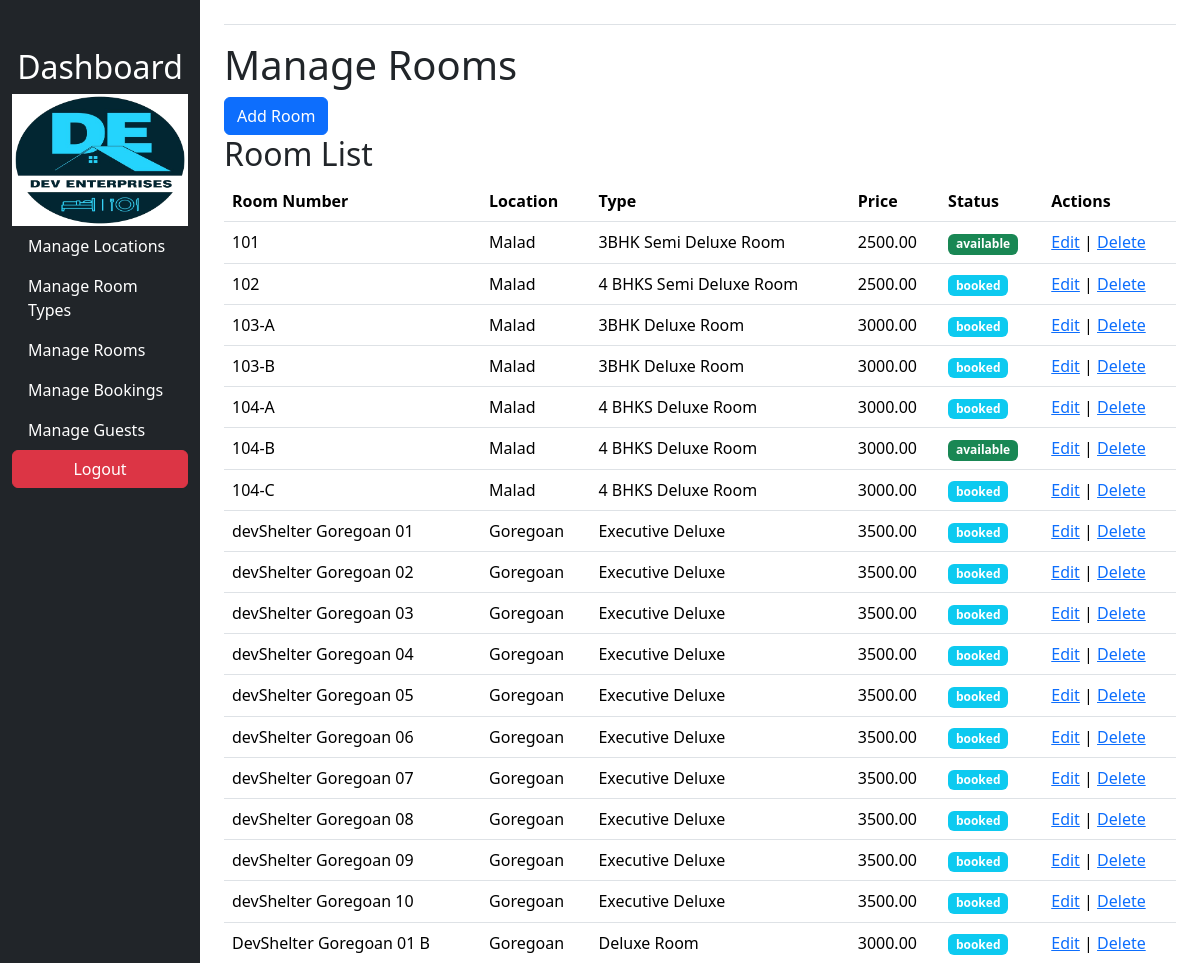
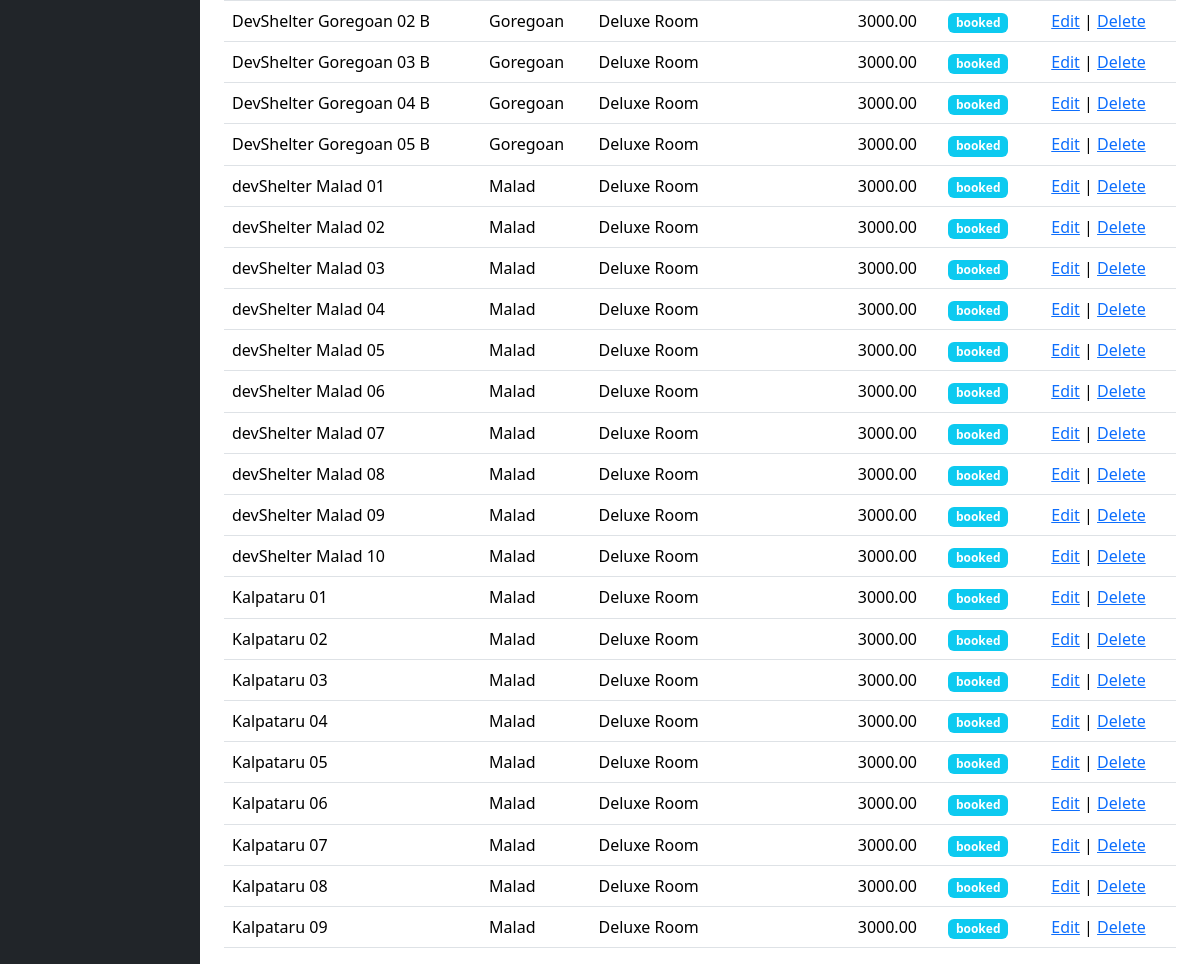
The page /admin/dashboard.php?page=manage_rooms (signed in) on the database its author committed (2 pictures, top to bottom).
### tables this page shows
CREATE TABLE `rooms` (
  `id` int(11) NOT NULL,
  `room_number` varchar(50) NOT NULL,
  `location_id` int(11) NOT NULL,
  `type_id` int(11) NOT NULL,
  `price` decimal(10,2) NOT NULL,
  `status` enum('available','booked','maintenance') NOT NULL,
  `image` varchar(255) DEFAULT NULL,
  `google_map_link` varchar(255) DEFAULT NULL,
  `max_capacity` int(11) DEFAULT NULL
);

CREATE TABLE `locations` (
  `id` int(11) NOT NULL,
  `name` varchar(100) NOT NULL
);

CREATE TABLE `room_types` (
  `id` int(11) NOT NULL,
  `type` varchar(50) NOT NULL,
  `primarytype` varchar(255) DEFAULT NULL
);

### admin/manage_rooms.php (the view, shortened to what this page needs)
<?php
require 'config.php';
?>
<!DOCTYPE html>
<html>
<head>
    <link rel="stylesheet" href="https://stackpath.bootstrapcdn.com/bootstrap/5.1.3/css/bootstrap.min.css">
</head>
<body>
    <h1>Manage Rooms</h1>
    <button type="button" class="btn btn-primary" data-bs-toggle="modal" data-bs-target="#myModal">Add Room</button>
    <h2>Room List</h2>
    <table class="table">
        <tr>
            <th>Room Number</th>
            <th>Location</th>
            <th>Type</th>
            <th>Price</th>
            <th>Status</th>
            <th>Actions</th>
        </tr>
        <?php
        $rooms = $conn->query("SELECT rooms.*, locations.name as location_name, room_types.type as room_type FROM rooms JOIN locations ON rooms.location_id = locations.id JOIN room_types ON rooms.type_id = room_types.id order by type_id ,room_number; ");
        while ($row = $rooms->fetch_assoc()) { ?>
        <tr>
            <td>
                <?php echo $row['room_number']; ?>
            </td>
            <td>
                <?php echo $row['location_name']; ?>
            </td>
            <td>
                <?php echo $row['room_type']; ?>
            </td>
            <td>
                <?php echo $row['price']; ?>
            </td>
            <td>
                <?php if ($row['status'] == 'available') {
                        echo '<span class="badge bg-success">' . $row['status'] . '</span>';
                    } else if ($row['status'] == 'booked') {
                        echo '<span class="badge bg-info">' . $row['status'] . '</span>';
                    } else if ($row['status'] == 'maintenance') {
                        echo '<span class="badge bg-warning">' . $row['status'] . '</span>';
                    } ?>
            </td>
            <td>
                <a href='#' class='edit-room' data-id='<?php echo $row['id']; ?>'
                    data-room-number='<?php echo $row['room_number']; ?>'
                    data-location-id='<?php echo $row['location_id']; ?>' data-type-id='<?php echo $row['type_id']; ?>'
                    data-price='<?php echo $row['price']; ?>' data-status='<?php echo $row['status']; ?>'
                    data-google-map-link='<?php echo $row['google_map_link']; ?>'
                    data-max-capacity='<?php echo $row['max_capacity']; ?>' data-bs-toggle="modal"
                    data-bs-target="#myModal1">Edit</a> |
                <a href='delete.php?delete=room&id=<?php echo $row['id']; ?>'>Delete</a>
            </td>
        </tr>
        <?php } ?>
    </table>
</body>
</html>

### rows shown on the page
rooms: room_number "101", location.name "Malad", type.type "3BHK Semi Deluxe Room", price "2500.00", status "available"
rooms: room_number "102", location.name "Malad", type.type "4 BHKS Semi Deluxe Room", price "2500.00", status "booked"
rooms: room_number "103-A", location.name "Malad", type.type "3BHK Deluxe Room", price "3000.00", status "booked"
rooms: room_number "103-B", location.name "Malad", type.type "3BHK Deluxe Room", price "3000.00", status "booked"
rooms: room_number "104-A", location.name "Malad", type.type "4 BHKS Deluxe Room", price "3000.00", status "booked"
rooms: room_number "104-B", location.name "Malad", type.type "4 BHKS Deluxe Room", price "3000.00", status "available"
rooms: room_number "104-C", location.name "Malad", type.type "4 BHKS Deluxe Room", price "3000.00", status "booked"
rooms: room_number "devShelter Goregoan 01", location.name "Goregoan", type.type "Executive Deluxe", price "3500.00", status "booked"
rooms: room_number "devShelter Goregoan 02", location.name "Goregoan", type.type "Executive Deluxe", price "3500.00", status "booked"
rooms: room_number "devShelter Goregoan 03", location.name "Goregoan", type.type "Executive Deluxe", price "3500.00", status "booked"
rooms: room_number "devShelter Goregoan 04", location.name "Goregoan", type.type "Executive Deluxe", price "3500.00", status "booked"
rooms: room_number "devShelter Goregoan 05", location.name "Goregoan", type.type "Executive Deluxe", price "3500.00", status "booked"
rooms: room_number "devShelter Goregoan 06", location.name "Goregoan", type.type "Executive Deluxe", price "3500.00", status "booked"
rooms: room_number "devShelter Goregoan 07", location.name "Goregoan", type.type "Executive Deluxe", price "3500.00", status "booked"
rooms: room_number "devShelter Goregoan 08", location.name "Goregoan", type.type "Executive Deluxe", price "3500.00", status "booked"
rooms: room_number "devShelter Goregoan 09", location.name "Goregoan", type.type "Executive Deluxe", price "3500.00", status "booked"
rooms: room_number "devShelter Goregoan 10", location.name "Goregoan", type.type "Executive Deluxe", price "3500.00", status "booked"
rooms: room_number "DevShelter Goregoan 01 B", location.name "Goregoan", type.type "Deluxe Room", price "3000.00", status "booked"
rooms: room_number "DevShelter Goregoan 02 B", location.name "Goregoan", type.type "Deluxe Room", price "3000.00", status "booked"
rooms: room_number "DevShelter Goregoan 03 B", location.name "Goregoan", type.type "Deluxe Room", price "3000.00", status "booked"
rooms: room_number "DevShelter Goregoan 04 B", location.name "Goregoan", type.type "Deluxe Room", price "3000.00", status "booked"
rooms: room_number "DevShelter Goregoan 05 B", location.name "Goregoan", type.type "Deluxe Room", price "3000.00", status "booked"
rooms: room_number "devShelter Malad 01", location.name "Malad", type.type "Deluxe Room", price "3000.00", status "booked"
rooms: room_number "devShelter Malad 02", location.name "Malad", type.type "Deluxe Room", price "3000.00", status "booked"
rooms: room_number "devShelter Malad 03", location.name "Malad", type.type "Deluxe Room", price "3000.00", status "booked"
rooms: room_number "devShelter Malad 04", location.name "Malad", type.type "Deluxe Room", price "3000.00", status "booked"
rooms: room_number "devShelter Malad 05", location.name "Malad", type.type "Deluxe Room", price "3000.00", status "booked"
rooms: room_number "devShelter Malad 06", location.name "Malad", type.type "Deluxe Room", price "3000.00", status "booked"
rooms: room_number "devShelter Malad 07", location.name "Malad", type.type "Deluxe Room", price "3000.00", status "booked"
rooms: room_number "devShelter Malad 08", location.name "Malad", type.type "Deluxe Room", price "3000.00", status "booked"
rooms: room_number "devShelter Malad 09", location.name "Malad", type.type "Deluxe Room", price "3000.00", status "booked"
rooms: room_number "devShelter Malad 10", location.name "Malad", type.type "Deluxe Room", price "3000.00", status "booked"
rooms: room_number "Kalpataru 01", location.name "Malad", type.type "Deluxe Room", price "3000.00", status "booked"
rooms: room_number "Kalpataru 02", location.name "Malad", type.type "Deluxe Room", price "3000.00", status "booked"
rooms: room_number "Kalpataru 03", location.name "Malad", type.type "Deluxe Room", price "3000.00", status "booked"
rooms: room_number "Kalpataru 04", location.name "Malad", type.type "Deluxe Room", price "3000.00", status "booked"
rooms: room_number "Kalpataru 05", location.name "Malad", type.type "Deluxe Room", price "3000.00", status "booked"
rooms: room_number "Kalpataru 06", location.name "Malad", type.type "Deluxe Room", price "3000.00", status "booked"
rooms: room_number "Kalpataru 07", location.name "Malad", type.type "Deluxe Room", price "3000.00", status "booked"
rooms: room_number "Kalpataru 08", location.name "Malad", type.type "Deluxe Room", price "3000.00", status "booked"
rooms: room_number "Kalpataru 09", location.name "Malad", type.type "Deluxe Room", price "3000.00", status "booked"
